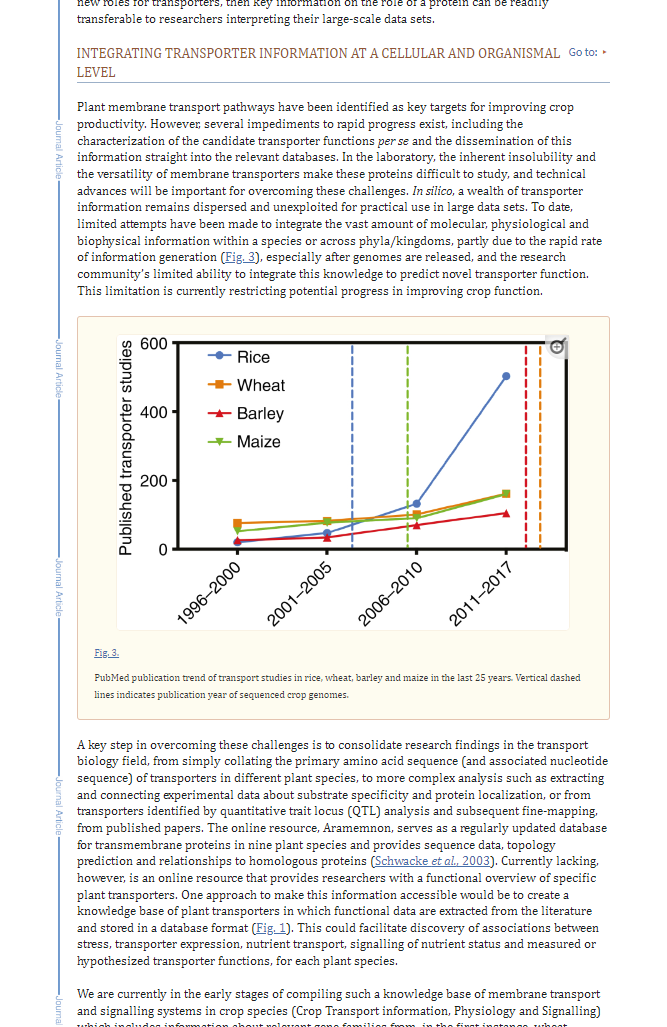
#> input picture images/paper.png, 667 x 1027 px, found by its file name
$ jupyter execute --allow-errors contour_detection.ipynb
#> lines starting #> are read from the running program, lines starting #| are printed output that depends on the picture; after the words box and inside, x2 and y2 are one past the last pixel; in counts of white or black regions, pixels touching at a corner belong together
<a href="https://colab.research.google.com/github/sushprova/Figure-Extraction/blob/main/contour_detection.ipynb" target="_parent"></a>

[cell 1]
import cv2
import numpy as np
import matplotlib.pyplot as plt

[cell 2]
img = cv2.imread('paper.png')
#> img is the input picture: shape (1027, 667, 3); mean B, G, R 237.3, 238.7, 239.4

[cell 3]
if img is None:
    print("Error: Image not loaded.")
else:
    # Split the image into its BGR components
    B, G, R = cv2.split(img)
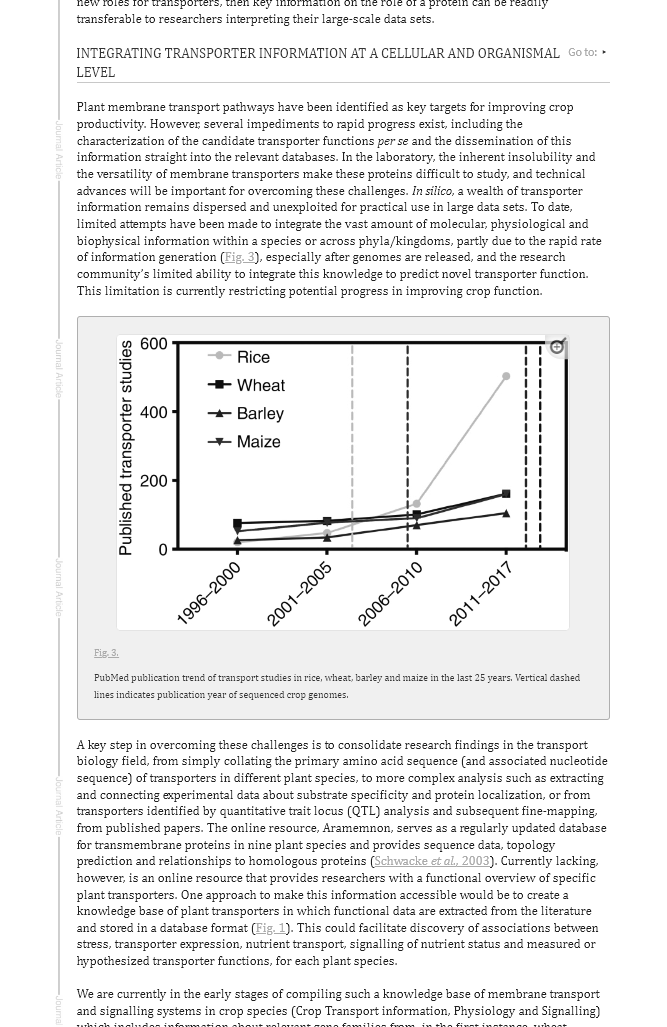
#> B: shape (1027, 667); min 0, max 255, mean 237.3
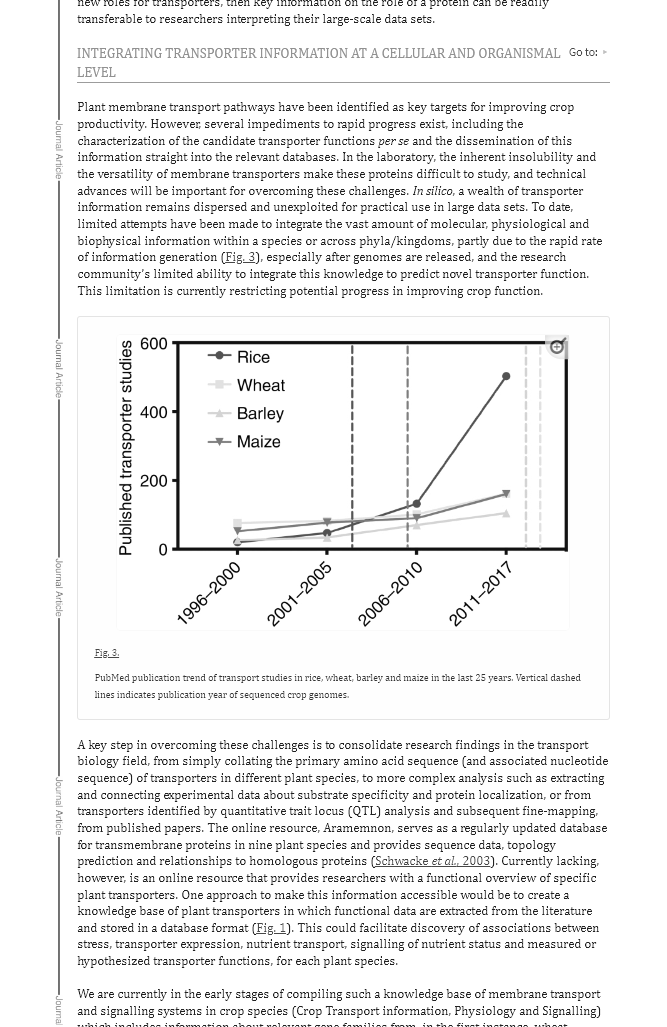
#> R: shape (1027, 667); min 0, max 255, mean 239.4
    print("Image array sample:\n", img[50:200, 50:200, :])
#> (printed output is left out)


    # Display the original image and the individual color channels
    plt.figure(figsize=(10, 10))

#> (a cell that did not finish here is left out)

[cell 5]
color_matrix = np.stack((B, G, R), axis=-1)

[cell 6]
print("Color Matrix shape:", color_matrix.shape)
#| Color Matrix shape: (1027, 667, 3)

[cell 7]
print("Color Matrix sample:\n", color_matrix[0:5, 0:5, :])
#> (printed output is left out)

[cell 8]
# Convert to grayscale
imgray = cv2.cvtColor(img, cv2.COLOR_BGR2GRAY)

# thresholding
ret, thresh = cv2.threshold(imgray, 250, 255, 0)
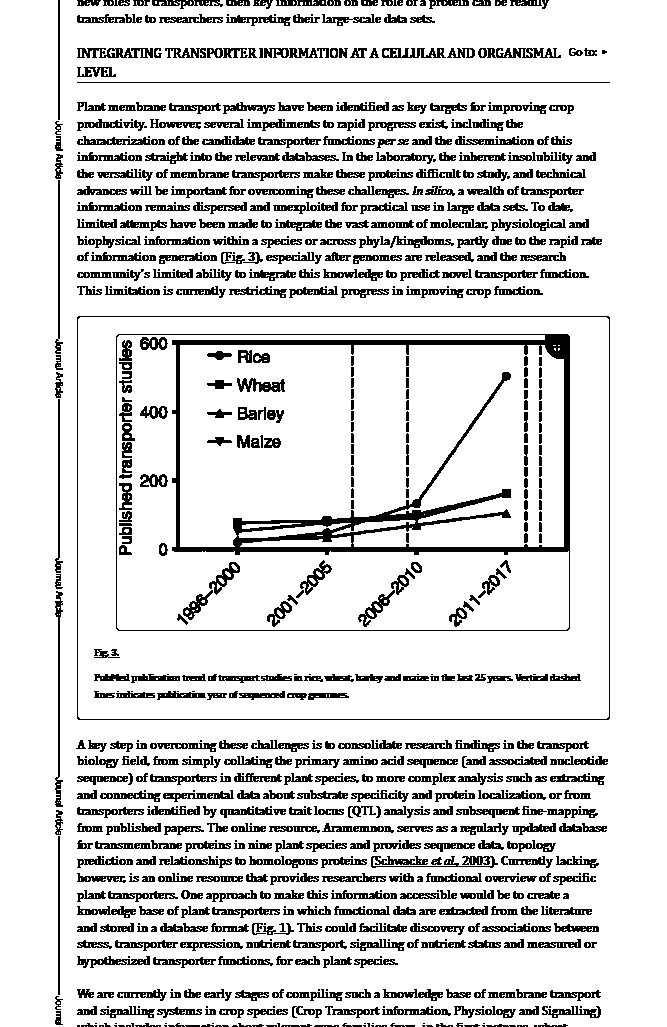
#> thresh: shape (1027, 667); 85.2% white; black in thin lines or dots, all inside (x1, y1, x2, y2) = (55, 0, 610, 1027)
print(thresh)
#> (printed output is left out)

[cell 9]
plt.imshow(thresh, cmap='gray')
plt.show()

[cell 10]
contours, hierarchy = cv2.findContours(thresh, cv2.RETR_TREE, cv2.CHAIN_APPROX_SIMPLE)
#> contours = 3336 contours, 2421 with area under 20; largest, box (x1, y1, x2, y2) and area: (0, 0, 667, 1027) 679523, (76, 315, 611, 721) 216262, (78, 317, 609, 719) 212522, (115, 333, 571, 632) 135572, (180, 345, 564, 547) 70093

[cell 11]
img_height, img_width = imgray.shape
#> img_height = 1027; img_width = 667

# Function to filter contours based on size and aspect ratio
def is_valid_contour(contour):
    x, y, w, h = cv2.boundingRect(contour)
    aspect_ratio = w / h
    # Filter based on width and height constraints and aspect ratio
    return (0.1 * img_width < w < 0.9 * img_width) and (0.1 * img_height < h < 0.9 * img_height) and (0.5 < aspect_ratio < 2.0)

# Filter contours
valid_contours = [contour for contour in contours if is_valid_contour(contour)]
#> valid_contours = 5 contours; box (x1, y1, x2, y2) and area: (76, 315, 611, 721) 216262, (78, 317, 609, 719) 212522, (115, 333, 571, 632) 135572, (180, 345, 564, 547) 70093, (117, 335, 569, 630) 48640

# Sort valid contours by area (largest to smallest)
valid_contours = sorted(valid_contours, key=cv2.contourArea, reverse=True)

# Print all valid contours
for i, contour in enumerate(valid_contours):
    print(f"Contour {i}:")
    print(contour)
#> this loop made 5 passes
#> (printed output is left out)

# draw and display all valid contours on the original image
im_with_contours = img.copy()
cv2.drawContours(im_with_contours, valid_contours, -1, (0, 255, 0), 3)
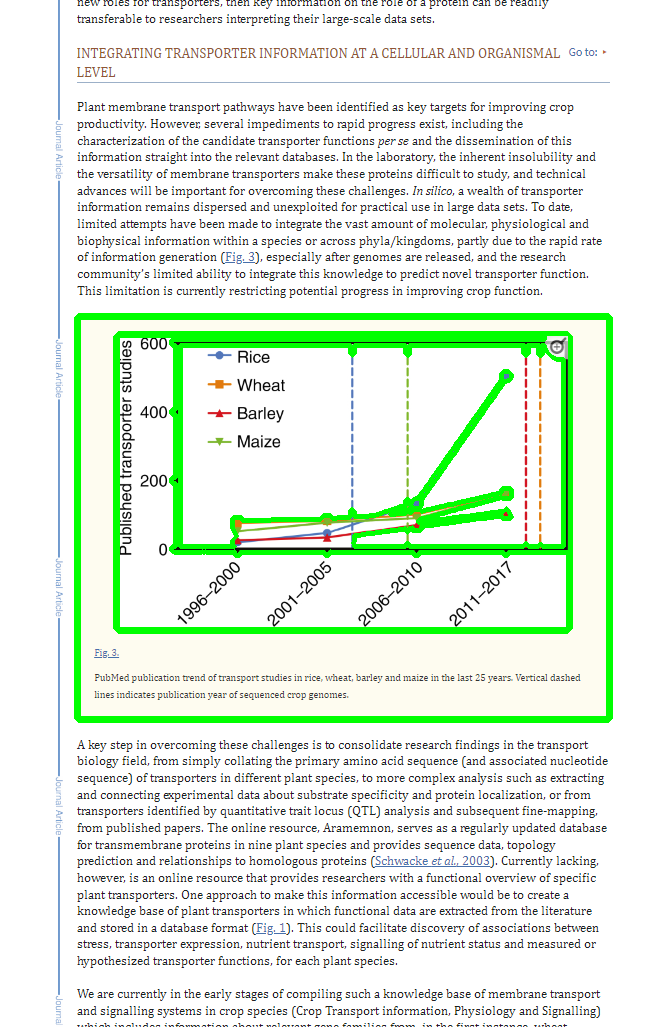
#> im_with_contours: shape (1027, 667, 3); 5.56% of pixels changed, all inside (x1, y1, x2, y2) = (74, 313, 613, 723)

[cell 12]
# [11 lines of commented-out code are left out]
x, y, w, h = cv2.boundingRect(contour)
#> x = 117; y = 335; w = 452; h = 295

# Extract the region of interest (ROI) from the original image
roi = img[y:y+h, x:x+w]
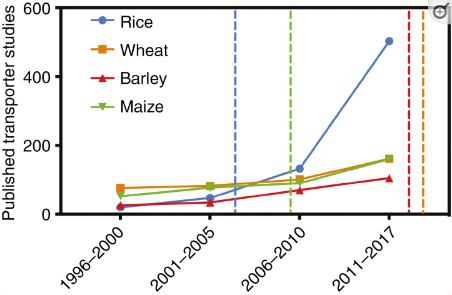
#> roi: shape (295, 452, 3); mean B, G, R 235.7, 237.3, 238.9

# Show the ROI image(prints the figure in a contour box)
cv2.imwrite('C:\\contoured_boxes_' + str(i) + '.jpg', roi)
#> Out = True

[cell 13]
for i, contour in enumerate(contours):
    print(f"Contour {i}:")
    print(contour)
#> this loop made 3336 passes
#> contour on passes 1 to 3: [[554, 1026]], [[544, 1026]], [[541, 1026]]
#> (printed output is left out)

# create a blank image and draw the contours for visualization
blank_image = np.zeros_like(img)
cv2.drawContours(blank_image, contours, -1, (255, 255, 255), thickness=cv2.FILLED)

# Save the image with the contoured boxes
cv2.imwrite('C:\\contoured_boxes.jpg', blank_image)
#> Out = True

[cell 14]
# Find the largest contour assuming it's the rectangle around the graph
largest_contour = max(contours, key=cv2.contourArea)
#> largest_contour = contour of 843 points, box (x1, y1, x2, y2) (0, 0, 667, 1027), area 679523

# Get the bounding rectangle coordinates of the largest contour
x, y, w, h = cv2.boundingRect(largest_contour)
#> x = 0; y = 0; w = 667; h = 1027

# Print the coordinates of the bounding rectangle
print(f"Rectangle Coordinates: x={x}, y={y}, width={w}, height={h}")

# Extract the region of interest (ROI) from the original image
roi = thresh[y:y+h, x:x+w]

# Save the extracted region
cv2.imwrite('C:\\extracted_graph.jpg', roi)
#> Out = True
